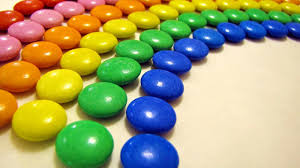
#> input picture Images/smarties.jpg, 300 x 168 px, found by its file name
$ python 11.object_detection_using_HSV_colorspace.py
#> lines starting #> are read from the running program, lines starting #| are printed output that depends on the picture; after the words box and inside, x2 and y2 are one past the last pixel; in counts of white or black regions, pixels touching at a corner belong together
import cv2
import numpy as np

#there are more than 150 color space conversion method and one of them is coloured image to hsv image

def nothing(x):
    pass


# cv2.namedWindow("tracking")

while True:
    frame=cv2.imread("images/smarties.jpg")
#> frame is the input picture: shape (168, 300, 3); mean B, G, R 112.2, 162.5, 163.1
    #convert a color image to hsv images
    hsv=cv2.cvtColor(frame,cv2.COLOR_BGR2HSV)
#> hsv: shape (168, 300, 3); mean H, S, V 48.1, 154.7, 203.9
    #THRESHOLD a  hsv image for a range of bliue color
    lower_blue=np.array([110,50,50,]) ##define lower range of blue color
    #we can use tract bar to detect the lower and upper value of  hsvcolor space
    upper_blue = np.array([130, 255,255, ])
    #therhold the hsv image to get only blue image
    mask= cv2.inRange(hsv,lower_blue,upper_blue)
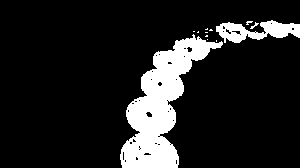
#> mask: shape (168, 300); 13.3% white; 12 white regions (9 under 20 px), largest, box (x1, y1, x2, y2) and area: (120, 34, 223, 168) 5589, (216, 20, 300, 43) 1041, (250, 22, 259, 29) 21

    #to mask the original image use bitwise operation
    res=cv2.bitwise_and(frame,frame,mask=mask)
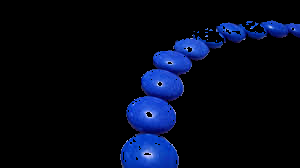
#> res: shape (168, 300, 3); mean B, G, R 24.1, 8.7, 3.5

    cv2.imshow("frame",frame)
    cv2.imshow("mask", mask)
    cv2.imshow("res", res)


    key = cv2.waitKey(1)
#> (key Esc is pressed here)
    if key == 27:
        break


cv2.destroyAllWindows()
